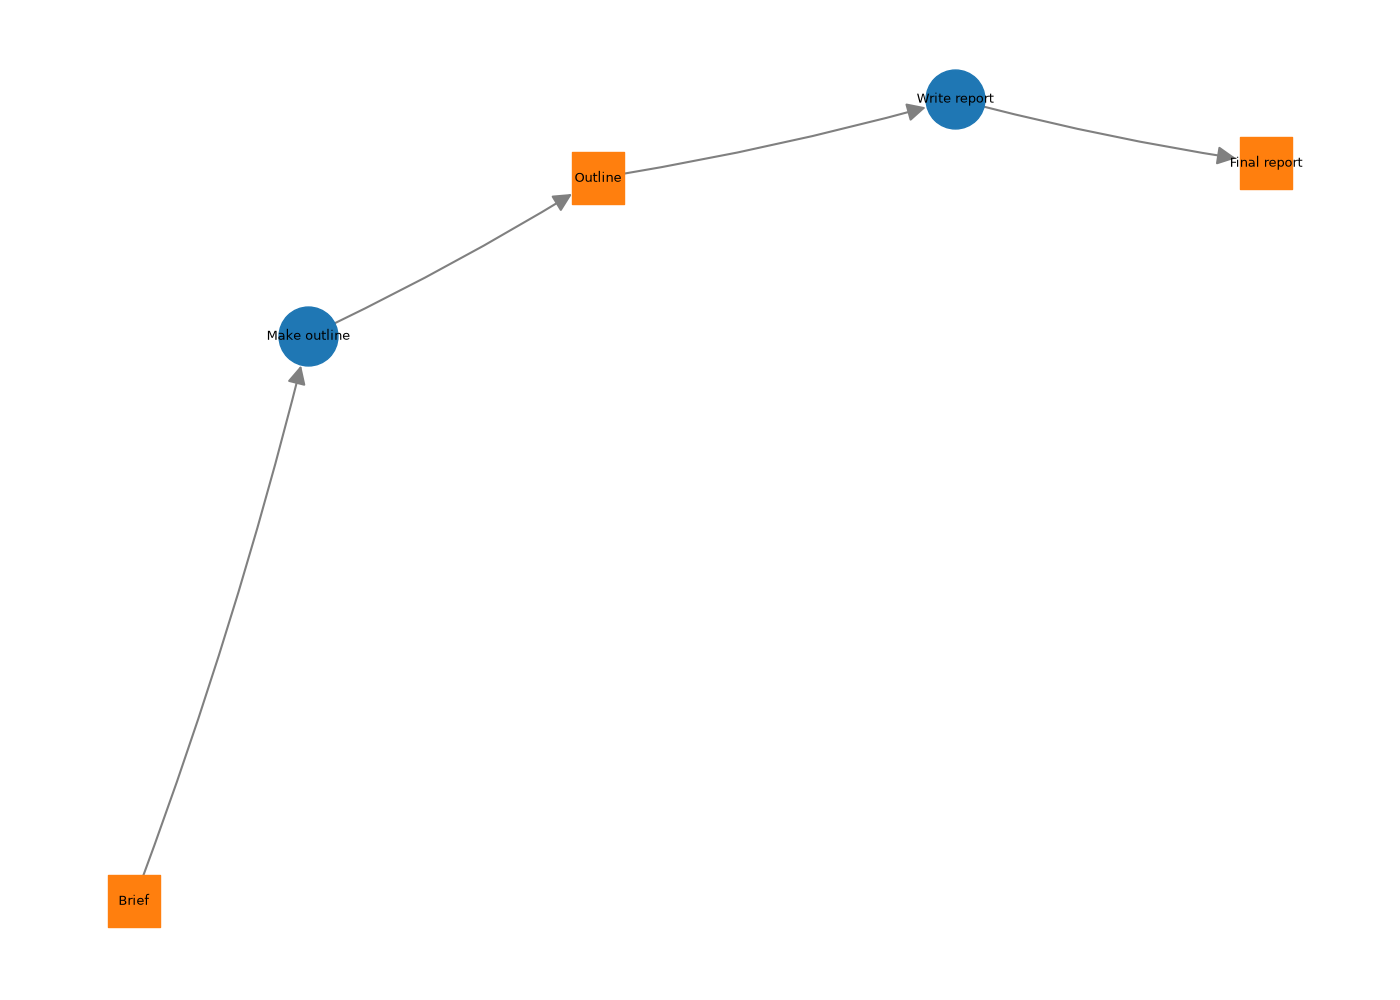

Here is the Python script that generated this plot:
"""Define the linear workflow used by this example."""

from artifactflow import Artifact, Tool, Workflow


""" Setup """
brief = Artifact("Brief")
outline = Artifact("Outline")
final_report = Artifact("Final report")

make_outline = Tool("Make outline", inputs=[brief], outputs=[outline])
write_report = Tool(
    "Write report",
    inputs=[outline],
    outputs=[final_report],
)

workflow = Workflow()
workflow.add_tool(make_outline)
workflow.add_tool(write_report)
workflow.starting_artifacts = ["Brief"]
workflow.target_artifacts = ["Final report"]


if __name__ == "__main__":
    from pathlib import Path

    figure_path = Path(__file__).with_name("workflow.png")
    workflow.savefig(figure_path)
    print("Saved workflow figure:", figure_path)
